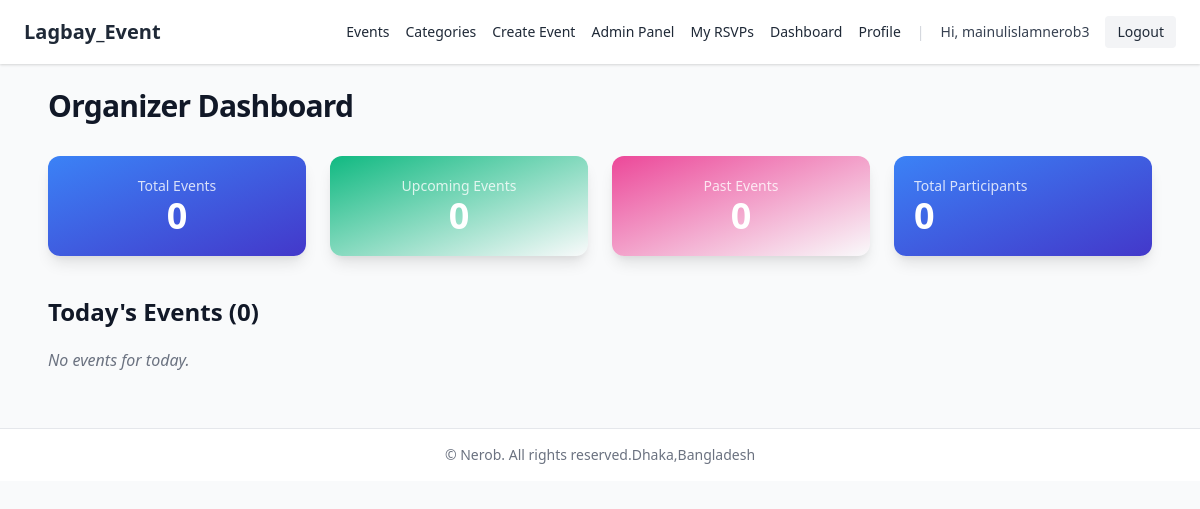
The page /dashboard/ (signed in) on the database as committed earlier.
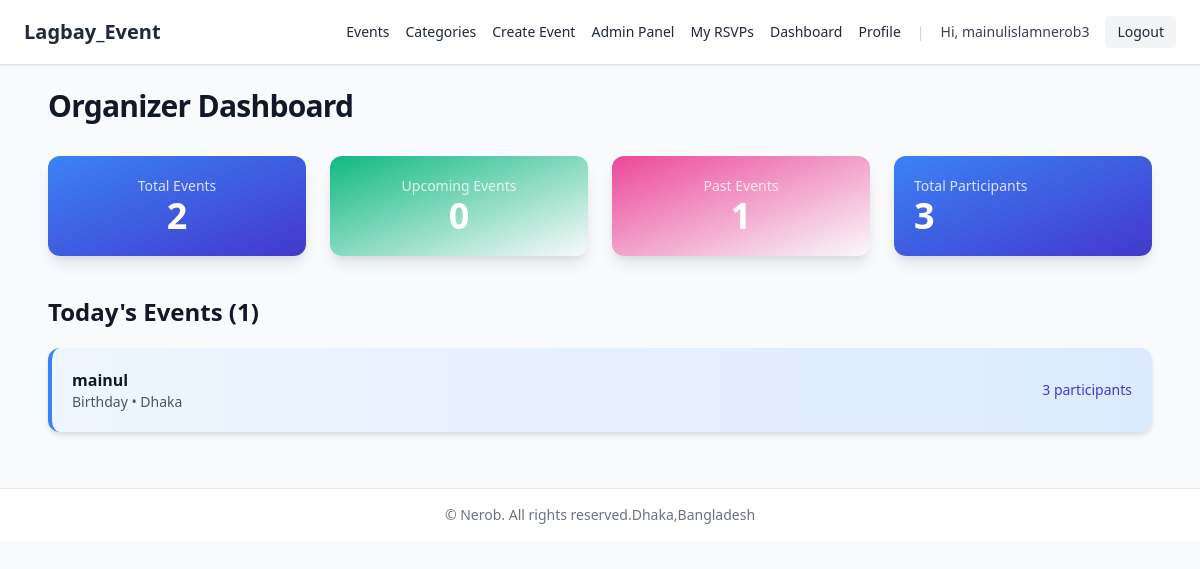
The same page on the database as committed later.
### event_app/models.py (models this page shows, shortened)
class Event(models.Model):
    name = models.CharField(max_length=200)
    description = models.TextField(blank=True)
    date = models.DateField()
    time = models.TimeField(blank=True, null=True)
    location = models.CharField(max_length=200, blank=True)
    category = models.ForeignKey(
        Category, on_delete=models.SET_NULL, null=True, blank=True, related_name="events"
    )
    image = models.ImageField(
        upload_to="events/",
        default="defaults/event-placeholder.jpg",
        blank=True,
    )
    participants = models.ManyToManyField(
        settings.AUTH_USER_MODEL, blank=True, related_name="rsvped_events"
    )
    created_at = models.DateTimeField(auto_now_add=True)
    updated_at = models.DateTimeField(auto_now=True)
    class Meta:
        ordering = ("-date", "name")

class Category(models.Model):
    name = models.CharField(max_length=100, unique=True)
    description = models.TextField(blank=True)
    created_at = models.DateTimeField(auto_now_add=True)
    updated_at = models.DateTimeField(auto_now=True)
    class Meta:
        ordering = ("name",)

### event_app/views.py (the view)
# urls.py: path('dashboard/', views.dashboard, name='dashboard'),
@login_required(login_url='login')
def dashboard(request):
    if not request.user.has_perm('event_app.view_event'):
        return redirect('event_app:no_permission')
    User = get_user_model()
    today = timezone.localdate()
    total_events = Event.objects.count()
    upcoming_events = Event.objects.filter(date__gt=today).count()
    past_events = Event.objects.filter(date__lt=today).count()
    total_participants = (
        User.objects.filter(rsvped_events__isnull=False).distinct().count()
    )
    todays_events = (
        Event.objects
        .filter(date=today)
        .select_related('category')
        .prefetch_related('participants')
        .annotate(num_participants=Count('participants'))
    )
    context = {
        'total_events': total_events,
        'upcoming_events': upcoming_events,
        'past_events': past_events,
        'total_participants': total_participants,
        'todays_events': todays_events,
        'today': today,
    }
    return render(request, 'event_app/dashboard.html', context)

### event_app/templatetags/role_tags.py (called while the page is built)
@register.filter(name='has_group')
def has_group(user, group_name: str) -> bool:
    try:
        if not hasattr(user, 'is_authenticated') or not user.is_authenticated:
            return False
        if getattr(user, 'is_superuser', False):
            return True
        return user.groups.filter(name=group_name).exists()
    except Exception:
        return False

### event_app/templates/event_app/dashboard.html (shortened to what this page needs)
{% extends "event_app/base.html" %}
{% block content %}
<h1 class="text-3xl font-bold mb-8 text-gray-900 tracking-tight">Organizer Dashboard</h1>
<div class="grid grid-cols-1 sm:grid-cols-2 lg:grid-cols-4 gap-6 mb-10">
  <button class="stat-card p-5 rounded-xl shadow-lg text-white bg-gradient-to-br from-blue-500 to-indigo-700 hover:scale-105 hover:shadow-xl transform transition" data-filter="all" id="stat-total-events">
    <div class="text-sm opacity-80">Total Events</div>
    <div class="text-4xl font-extrabold">{{ total_events }}</div>
  </button>
  <button class="stat-card p-5 rounded-xl shadow-lg text-white bg-gradient-to-br from-green-500 to-emerald-700 hover:scale-105 hover:shadow-xl transform transition" data-filter="upcoming" id="stat-upcoming">
    <div class="text-sm opacity-80">Upcoming Events</div>
    <div class="text-4xl font-extrabold">{{ upcoming_events }}</div>
  </button>
  <button class="stat-card p-5 rounded-xl shadow-lg text-white bg-gradient-to-br from-pink-500 to-rose-700 hover:scale-105 hover:shadow-xl transform transition" data-filter="past" id="stat-past">
    <div class="text-sm opacity-80">Past Events</div>
    <div class="text-4xl font-extrabold">{{ past_events }}</div>
  </button>
  <div class="p-5 rounded-xl shadow-lg text-white bg-gradient-to-br from-blue-500 to-indigo-700 hover:scale-105 hover:shadow-xl transform transition">
    <div class="text-sm opacity-80">Total Participants</div>
    <div class="text-4xl font-extrabold">{{ total_participants }}</div>
  </div>
</div>
<div id="dynamic-area">
  <h2 class="text-2xl font-semibold mb-5 text-gray-900">Today's Events ({{ todays_events|length }})</h2>
  <div id="events-list" class="space-y-4">
    {% for e in todays_events %}
      <div class="p-5 rounded-xl shadow-md hover:shadow-lg hover:scale-[1.02] transition transform
                  {% if e.is_upcoming %}bg-gradient-to-r from-green-50 to-green-100 border-l-4 border-green-500
                  {% elif e.is_past %}bg-gradient-to-r from-red-50 to-red-100 border-l-4 border-red-500
                  {% else %}bg-gradient-to-r from-blue-50 to-blue-100 border-l-4 border-blue-500{% endif %}">
        <div class="flex justify-between items-center">
          <div>
            <div class="font-bold text-gray-900">{{ e.name }}</div>
            <div class="text-sm text-gray-600">{{ e.category.name }} • {{ e.location }}</div>
          </div>
          <div class="text-sm font-medium text-indigo-700">{{ e.num_participants }} participants</div>
        </div>
      </div>
    {% empty %}
      <p class="text-gray-500 italic">No events for today.</p>
    {% endfor %}
  </div>
</div>
{% endblock %}

Rows that differ between the two databases and show on the page:
added Event: name "mainul", category.name "Birthday", location "Dhaka", num_participants "3"
Other text that changed with them:
{{ total_events }}: "0" → "2"
{{ past_events }}: "0" → "1"
{{ total_participants }}: "0" → "3"
{{ todays_events|length }}: "0" → "1"
text no longer shown: "No events for today."
